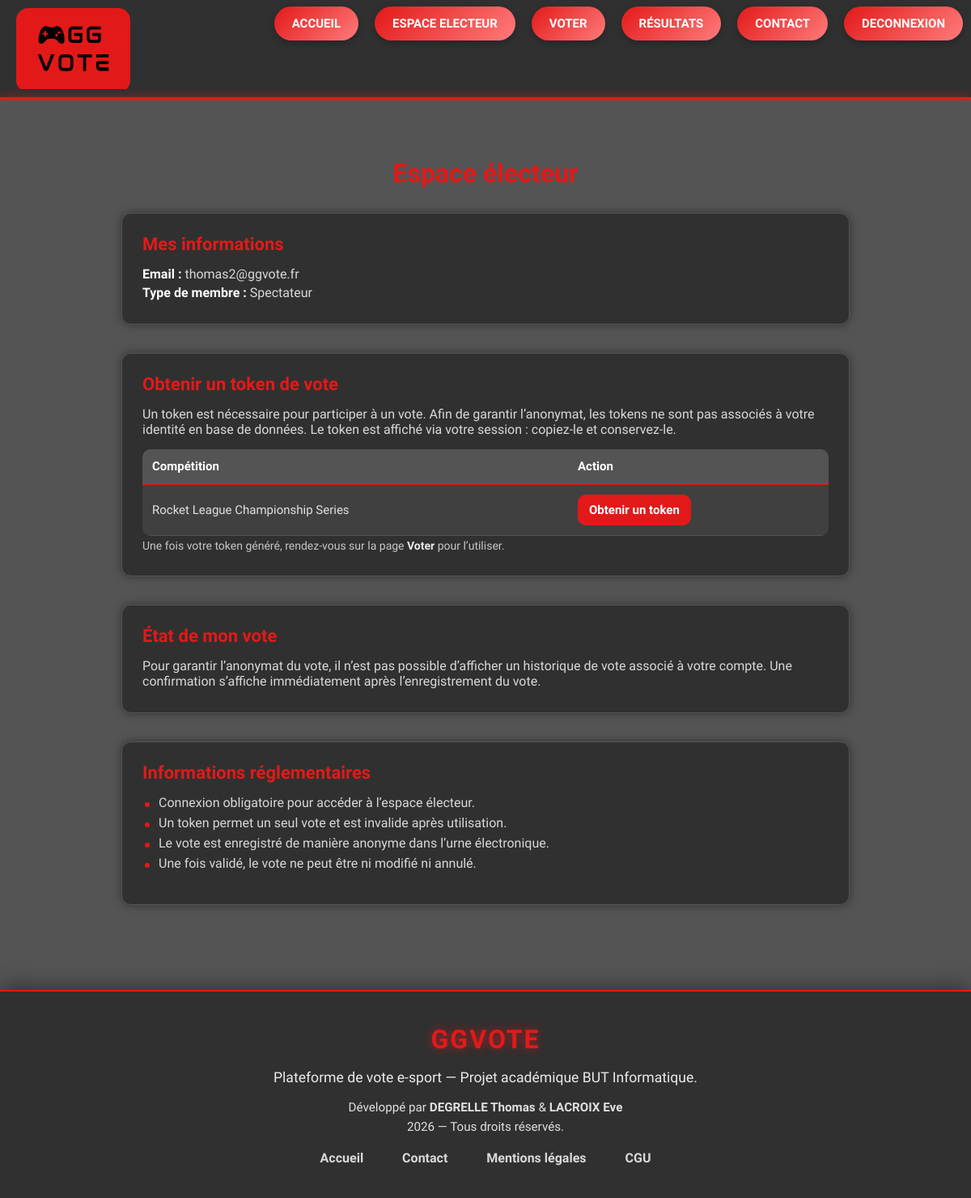
The app's page /profil_electeur.php (signed in) with its own data.
### tables this page shows
CREATE TABLE IF NOT EXISTS `electeur` (
  `idelecteur` int NOT NULL AUTO_INCREMENT,
  `email` varchar(70) NOT NULL,
  `mot_de_passe` varchar(255) NOT NULL,
  `type` varchar(70) NOT NULL,
  `idadmin` int DEFAULT NULL,
  `actif` tinyint(1) NOT NULL DEFAULT '0',
  PRIMARY KEY (`idelecteur`),
  KEY `fk_electeur_admin` (`idadmin`)
);

CREATE TABLE IF NOT EXISTS `competition` (
  `idcompetition` int NOT NULL AUTO_INCREMENT,
  `nom_compet` varchar(255) NOT NULL,
  `date_debut` date NOT NULL,
  `date_fin` date NOT NULL,
  `statut` varchar(45) NOT NULL,
  `idadmin` int NOT NULL,
  `idjeu` int NOT NULL,
  PRIMARY KEY (`idcompetition`),
  KEY `fk_compet_admin` (`idadmin`),
  KEY `fk_compet_jeu` (`idjeu`)
);

### profil_electeur.php (the view, shortened to what this page needs)
<?php
require('header.php');
$idelecteur = $_SESSION['idelecteur'];
$email      = $_SESSION['electeur_email'];
$connexion = dbconnect();
$sql = "SELECT email, type
        FROM electeur
        WHERE idelecteur = :id";
$stmt = $connexion->prepare($sql);
$stmt->execute([':id' => $idelecteur]);
$infos = $stmt->fetch(PDO::FETCH_ASSOC);
$typeElecteur = $infos['type'] ?? '—';
$sqlOpen = "SELECT DISTINCT c.idcompetition, c.nom_compet
            FROM scrutin s
            JOIN competition c ON c.idcompetition = s.idcompetition
            WHERE s.etat_scrutin = 'ouvert'
              AND s.date_ouverture <= NOW()
              AND s.date_cloture   >= NOW()
            ORDER BY c.nom_compet ASC";
$stmtOpen = $connexion->query($sqlOpen);
$competitionsOuvertes = $stmtOpen->fetchAll(PDO::FETCH_ASSOC);
?>
<div class="profil-container">
    <h1 class="profil-title">Espace électeur</h1>
    <section class="profil-card">
        <h2 class="profil-card-title">Mes informations</h2>
        <p><strong>Email :</strong> <?= htmlspecialchars($email) ?></p>
        <p><strong>Type de membre :</strong> <?= htmlspecialchars($typeElecteur) ?></p>
    </section>
    <section class="profil-card">
        <h2 class="profil-card-title">Obtenir un token de vote</h2>
        <p>
            Un token est nécessaire pour participer à un vote.
            Afin de garantir l’anonymat, les tokens ne sont pas associés à votre identité en base de données.
            Le token est affiché via votre session : copiez-le et conservez-le.
        </p>
        <?php if (empty($competitionsOuvertes)): ?>
            <p>Aucune compétition n’est ouverte au vote pour le moment.</p>
        <?php else: ?>
            <table class="profil-table">
                <thead>
                    <tr>
                        <th>Compétition</th>
                        <th>Action</th>
                    </tr>
                </thead>
                <tbody>
                    <?php foreach ($competitionsOuvertes as $c): ?>
                        <tr>
                            <td><?= htmlspecialchars($c['nom_compet']) ?></td>
                            <td>
                                <a class="btn-token"
                                   href="generer_token.php?idcompetition=<?= (int)$c['idcompetition'] ?>">
                                    Obtenir un token
                                </a>
                            </td>
                        </tr>
                    <?php endforeach; ?>
                </tbody>
            </table>
            <p class="profil-vote-note">
                Une fois votre token généré, rendez-vous sur la page <strong>Voter</strong> pour l’utiliser.
            </p>
        <?php endif; ?>
    </section>
    <section class="profil-card">
        <h2 class="profil-card-title">État de mon vote</h2>
        <p>
            Pour garantir l’anonymat du vote, il n’est pas possible d’afficher un historique de vote associé à votre compte.
            Une confirmation s’affiche immédiatement après l’enregistrement du vote.
        </p>
    </section>
    <section class="profil-card">
        <h2 class="profil-card-title">Informations réglementaires</h2>
        <ul class="profil-rules-list">
            <li>Connexion obligatoire pour accéder à l’espace électeur.</li>
            <li>Un token permet un seul vote et est invalide après utilisation.</li>
            <li>Le vote est enregistré de manière anonyme dans l’urne électronique.</li>
            <li>Une fois validé, le vote ne peut être ni modifié ni annulé.</li>
        </ul>
    </section>
</div>
<?php
require('footer.php');
?>

### ggvote.css (style rules this page uses)
html, body { margin: 0; padding: 0; }
body { background-color: #545454; }
h1 { color: white; font-family: 'Exo 2', sans-serif; }
p { color: white; font-family: 'Exo 2', sans-serif; font-size: 16px; }
.profil-container { max-width: 1000px; margin: 40px auto 60px; padding: 0 16px; font-family: 'Exo 2', sans-serif; }
.profil-title { font-size: 36px; font-weight: 700; color: #D9D9D9; margin-bottom: 24px; }
.profil-card { background-color: #303030; border-radius: 18px; padding: 24px 28px; margin-bottom: 24px; box-shadow: 0 12px 30px rgba(0, 0, 0, 0.5); border-top: 3px solid #e31919; }
.profil-card-title { font-size: 26px; font-weight: 700; color: #D9D9D9; margin-bottom: 12px; }
.profil-card p { color: #D9D9D9; margin: 4px 0; }
.profil-card strong { color: #ffffff; }
.profil-vote-note { margin-top: 8px; font-size: 0.9rem; color: #D9D9D9; opacity: 0.9; }
.profil-rules-list { list-style: none; padding-left: 0; margin-top: 10px; }
.profil-rules-list li { position: relative; padding-left: 20px; margin-bottom: 6px; color: #D9D9D9; }
.profil-rules-list li::before { content: ""; position: absolute; left: 3px; top: 9px; width: 6px; height: 6px; border-radius: 50%; background-color: #e31919; }
.profil-table { width: 100%; border-collapse: collapse; margin-top: 15px; font-size: 15px; background-color: #404040; border-radius: 10px; overflow: hidden; }
.profil-table th { background-color: #545454; color: #ffffff; padding: 12px; text-align: left; font-weight: 600; border-bottom: 2px solid #e31919; }
.profil-table td { padding: 12px; border-bottom: 1px solid #545454; color: #e0e0e0; }
.profil-vote-note { margin-top: 10px; font-size: 14px; color: #cccccc; }
.profil-container { max-width: 900px; margin: 40px auto; padding: 10px; font-family: 'Exo 2', sans-serif; color: #f5f5f5; }
.profil-title { text-align: center; font-size: 32px; margin-bottom: 30px; color: #e31919; }
.profil-card { background-color: #303030; padding: 25px; border-radius: 12px; margin-bottom: 35px; box-shadow: 0 0 12px rgba(0,0,0,0.4); border: 1px solid #545454; }
.profil-card-title { margin-top: 0; margin-bottom: 15px; font-size: 22px; color: #e31919; }
.btn-token { display:inline-block; padding:10px 14px; border-radius:10px; background:#e31919; color:#fff; text-decoration:none; font-weight:600; }

### records on screen
electeur: type "Spectateur"
competition: nom_compet "Rocket League Championship Series"

### other values on screen
$email "thomas2@ggvote.fr"
